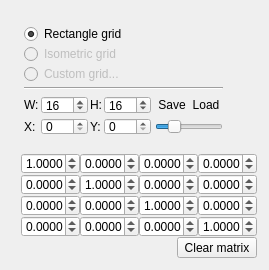
          <widget class="sceneview" name="TheScene" native="true">
           <widget class="QWidgetWithCloseSignal" name="GridSettingsWidget" native="true">
            <property name="geometry">
             <rect>
              <x>18</x>
              <y>18</y>
              <width>211</width>
              <height>127</height>
             </rect>
            </property>
            <layout class="QVBoxLayout" name="verticalLayout_13">
             <property name="spacing">
              <number>0</number>
             </property>
             <property name="margin">
              <number>6</number>
             </property>
             <item>
              <widget class="QRadioButton" name="radioButton">
               <property name="text">
                <string>Rectangle grid</string>
               </property>
               <property name="checked">
                <bool>true</bool>
               </property>
              </widget>
             </item>
             <item>
              <widget class="QRadioButton" name="radioButton_2">
               <property name="enabled">
                <bool>false</bool>
               </property>
               <property name="text">
                <string>Isometric grid</string>
               </property>
              </widget>
             </item>
             <item>
              <widget class="QRadioButton" name="radioButton_3">
               <property name="enabled">
                <bool>false</bool>
               </property>
               <property name="text">
                <string>Custom grid...</string>
               </property>
              </widget>
             </item>
             <item>
              <spacer name="verticalSpacer_2">
               <property name="orientation">
                <enum>Qt::Vertical</enum>
               </property>
               <property name="sizeType">
                <enum>QSizePolicy::Fixed</enum>
               </property>
               <property name="sizeHint" stdset="0">
                <size>
                 <width>20</width>
                 <height>3</height>
                </size>
               </property>
              </spacer>
             </item>
             <item>
              <widget class="Line" name="line_3">
               <property name="orientation">
                <enum>Qt::Horizontal</enum>
               </property>
              </widget>
             </item>
             <item>
              <widget class="QStackedWidget" name="GridStackedWidget">
               <property name="currentIndex">
                <number>0</number>
               </property>
               <widget class="QWidget" name="page">
                <layout class="QVBoxLayout" name="verticalLayout_21">
                 <property name="spacing">
                  <number>0</number>
                 </property>
                 <property name="margin">
                  <number>0</number>
                 </property>
                 <item>
                  <layout class="QGridLayout" name="gridLayout_2">
                   <property name="topMargin">
                    <number>6</number>
                   </property>
                   <property name="bottomMargin">
                    <number>4</number>
                   </property>
                   <property name="horizontalSpacing">
                    <number>2</number>
                   </property>
                   <property name="verticalSpacing">
                    <number>4</number>
                   </property>
                   <item row="0" column="0">
                    <widget class="QLabel" name="label_5">
                     <property name="sizePolicy">
                      <sizepolicy hsizetype="Fixed" vsizetype="Preferred">
                       <horstretch>0</horstretch>
                       <verstretch>0</verstretch>
                      </sizepolicy>
                     </property>
                     <property name="text">
                      <string>W:</string>
                     </property>
                     <property name="buddy">
                      <cstring>GridWSB</cstring>
                     </property>
                    </widget>
                   </item>
                   <item row="0" column="1">
                    <widget class="QSpinBox" name="GridWSB">
                     <property name="maximum">
                      <number>999</number>
                     </property>
                     <property name="value">
                      <number>16</number>
                     </property>
                    </widget>
                   </item>
                   <item row="0" column="2">
                    <widget class="QLabel" name="label_7">
                     <property name="sizePolicy">
                      <sizepolicy hsizetype="Fixed" vsizetype="Preferred">
                       <horstretch>0</horstretch>
                       <verstretch>0</verstretch>
                      </sizepolicy>
                     </property>
                     <property name="text">
                      <string>H:</string>
                     </property>
                     <property name="buddy">
                      <cstring>GridHSB</cstring>
                     </property>
                    </widget>
                   </item>
                   <item row="0" column="3">
                    <widget class="QSpinBox" name="GridHSB">
                     <property name="maximum">
                      <number>999</number>
                     </property>
                     <property name="value">
                      <number>16</number>
                     </property>
                    </widget>
                   </item>
                   <item row="0" column="4">
                    <spacer name="horizontalSpacer_8">
                     <property name="orientation">
                      <enum>Qt::Horizontal</enum>
                     </property>
                     <property name="sizeHint" stdset="0">
                      <size>
                       <width>20</width>
                       <height>20</height>
                      </size>
                     </property>
                    </spacer>
                   </item>
                   <item row="0" column="5">
                    <layout class="QHBoxLayout" name="horizontalLayout_12">
                     <property name="spacing">
                      <number>0</number>
                     </property>
                     <item>
                      <widget class="QToolButton" name="toolButton_7">
                       <property name="text">
                        <string>Save</string>
                       </property>
                       <property name="icon">
                        <iconset resource="../../sharedcode/resources.qrc">
                         <normaloff>:/resources/RES/ffficons/disk.png</normaloff>:/resources/RES/ffficons/disk.png</iconset>
                       </property>
                       <property name="autoRaise">
                        <bool>true</bool>
                       </property>
                      </widget>
                     </item>
                     <item>
                      <widget class="QToolButton" name="toolButton_6">
                       <property name="text">
                        <string>Load</string>
                       </property>
                       <property name="icon">
                        <iconset resource="../../sharedcode/resources.qrc">
                         <normaloff>:/resources/RES/ffficons/folder.png</normaloff>:/resources/RES/ffficons/folder.png</iconset>
                       </property>
                       <property name="autoRaise">
                        <bool>true</bool>
                       </property>
                      </widget>
                     </item>
                    </layout>
                   </item>
                   <item row="1" column="0">
                    <widget class="QLabel" name="label_8">
                     <property name="sizePolicy">
                      <sizepolicy hsizetype="Fixed" vsizetype="Preferred">
                       <horstretch>0</horstretch>
                       <verstretch>0</verstretch>
                      </sizepolicy>
                     </property>
                     <property name="text">
                      <string>X:</string>
                     </property>
                     <property name="buddy">
                      <cstring>GridXSB</cstring>
                     </property>
                    </widget>
                   </item>
                   <item row="1" column="1">
                    <widget class="QSpinBox" name="GridXSB">
                     <property name="maximum">
                      <number>999</number>
                     </property>
                    </widget>
                   </item>
                   <item row="1" column="2">
                    <widget class="QLabel" name="label_9">
                     <property name="sizePolicy">
                      <sizepolicy hsizetype="Fixed" vsizetype="Preferred">
                       <horstretch>0</horstretch>
                       <verstretch>0</verstretch>
                      </sizepolicy>
                     </property>
                     <property name="text">
                      <string>Y:</string>
                     </property>
                     <property name="buddy">
                      <cstring>GridYSB</cstring>
                     </property>
                    </widget>
                   </item>
                   <item row="1" column="3">
                    <widget class="QSpinBox" name="GridYSB">
                     <property name="maximum">
                      <number>999</number>
                     </property>
                    </widget>
                   </item>
                   <item row="1" column="4">
                    <widget class="QPushButton" name="colorButton">
                     <property name="sizePolicy">
                      <sizepolicy hsizetype="Ignored" vsizetype="Ignored">
                       <horstretch>0</horstretch>
                       <verstretch>0</verstretch>
                      </sizepolicy>
                     </property>
                     <property name="text">
                      <string/>
                     </property>
                    </widget>
                   </item>
                   <item row="1" column="5">
                    <widget class="QSlider" name="GridAlphaSlider">
                     <property name="sizePolicy">
                      <sizepolicy hsizetype="Ignored" vsizetype="Fixed">
                       <horstretch>0</horstretch>
                       <verstretch>0</verstretch>
                      </sizepolicy>
                     </property>
                     <property name="maximum">
                      <number>255</number>
                     </property>
                     <property name="singleStep">
                      <number>10</number>
                     </property>
                     <property name="pageStep">
                      <number>20</number>
                     </property>
                     <property name="value">
                      <number>60</number>
                     </property>
                     <property name="orientation">
                      <enum>Qt::Horizontal</enum>
                     </property>
                    </widget>
                   </item>
                  </layout>
                 </item>
                </layout>
               </widget>
               <widget class="QWidget" name="page_2"/>
              </widget>
             </item>
            </layout>
           </widget>
           <widget class="QWidget" name="Matrix" native="true">
            <property name="geometry">
             <rect>
              <x>18</x>
              <y>150</y>
              <width>242</width>
              <height>111</height>
             </rect>
            </property>
            <layout class="QGridLayout" name="gridLayout_5">
             <property name="margin">
              <number>3</number>
             </property>
             <property name="spacing">
              <number>0</number>
             </property>
             <item row="0" column="0">
              <widget class="QDoubleSpinBox" name="m11">
               <property name="sizePolicy">
                <sizepolicy hsizetype="Fixed" vsizetype="Fixed">
                 <horstretch>0</horstretch>
                 <verstretch>0</verstretch>
                </sizepolicy>
               </property>
               <property name="maximumSize">
                <size>
                 <width>60</width>
                 <height>16777215</height>
                </size>
               </property>
               <property name="decimals">
                <number>4</number>
               </property>
               <property name="minimum">
                <double>-1000000.000000000000000</double>
               </property>
               <property name="maximum">
                <double>1000000.000000000000000</double>
               </property>
               <property name="singleStep">
                <double>0.500000000000000</double>
               </property>
               <property name="value">
                <double>1.000000000000000</double>
               </property>
              </widget>
             </item>
             <item row="0" column="1">
              <widget class="QDoubleSpinBox" name="m12">
               <property name="sizePolicy">
                <sizepolicy hsizetype="Fixed" vsizetype="Fixed">
                 <horstretch>0</horstretch>
                 <verstretch>0</verstretch>
                </sizepolicy>
               </property>
               <property name="maximumSize">
                <size>
                 <width>60</width>
                 <height>16777215</height>
                </size>
               </property>
               <property name="decimals">
                <number>4</number>
               </property>
               <property name="minimum">
                <double>-1000000.000000000000000</double>
               </property>
               <property name="maximum">
                <double>1000000.000000000000000</double>
               </property>
               <property name="singleStep">
                <double>0.500000000000000</double>
               </property>
              </widget>
             </item>
             <item row="0" column="2">
              <widget class="QDoubleSpinBox" name="m13">
               <property name="sizePolicy">
                <sizepolicy hsizetype="Fixed" vsizetype="Fixed">
                 <horstretch>0</horstretch>
                 <verstretch>0</verstretch>
                </sizepolicy>
               </property>
               <property name="maximumSize">
                <size>
                 <width>60</width>
                 <height>16777215</height>
                </size>
               </property>
               <property name="decimals">
                <number>4</number>
               </property>
               <property name="minimum">
                <double>-1000000.000000000000000</double>
               </property>
               <property name="maximum">
                <double>1000000.000000000000000</double>
               </property>
               <property name="singleStep">
                <double>0.500000000000000</double>
               </property>
              </widget>
             </item>
             <item row="0" column="3">
              <widget class="QDoubleSpinBox" name="m14">
               <property name="sizePolicy">
                <sizepolicy hsizetype="Fixed" vsizetype="Fixed">
                 <horstretch>0</horstretch>
                 <verstretch>0</verstretch>
                </sizepolicy>
               </property>
               <property name="maximumSize">
                <size>
                 <width>60</width>
                 <height>16777215</height>
                </size>
               </property>
               <property name="decimals">
                <number>4</number>
               </property>
               <property name="minimum">
                <double>-1000000.000000000000000</double>
               </property>
               <property name="maximum">
                <double>1000000.000000000000000</double>
               </property>
               <property name="singleStep">
                <double>0.500000000000000</double>
               </property>
              </widget>
             </item>
             <item row="1" column="0">
              <widget class="QDoubleSpinBox" name="m21">
               <property name="sizePolicy">
                <sizepolicy hsizetype="Fixed" vsizetype="Fixed">
                 <horstretch>0</horstretch>
                 <verstretch>0</verstretch>
                </sizepolicy>
               </property>
               <property name="maximumSize">
                <size>
                 <width>60</width>
                 <height>16777215</height>
                </size>
               </property>
               <property name="decimals">
                <number>4</number>
               </property>
               <property name="minimum">
                <double>-1000000.000000000000000</double>
               </property>
               <property name="maximum">
                <double>1000000.000000000000000</double>
               </property>
               <property name="singleStep">
                <double>0.500000000000000</double>
               </property>
              </widget>
             </item>
             <item row="2" column="0">
              <widget class="QDoubleSpinBox" name="m31">
               <property name="sizePolicy">
                <sizepolicy hsizetype="Fixed" vsizetype="Fixed">
                 <horstretch>0</horstretch>
                 <verstretch>0</verstretch>
                </sizepolicy>
               </property>
               <property name="maximumSize">
                <size>
                 <width>60</width>
                 <height>16777215</height>
                </size>
               </property>
               <property name="decimals">
                <number>4</number>
               </property>
               <property name="minimum">
                <double>-1000000.000000000000000</double>
               </property>
               <property name="maximum">
                <double>1000000.000000000000000</double>
               </property>
               <property name="singleStep">
                <double>0.500000000000000</double>
               </property>
              </widget>
             </item>
             <item row="3" column="0">
              <widget class="QDoubleSpinBox" name="m41">
               <property name="sizePolicy">
                <sizepolicy hsizetype="Fixed" vsizetype="Fixed">
                 <horstretch>0</horstretch>
                 <verstretch>0</verstretch>
                </sizepolicy>
               </property>
               <property name="maximumSize">
                <size>
                 <width>60</width>
                 <height>16777215</height>
                </size>
               </property>
               <property name="decimals">
                <number>4</number>
               </property>
               <property name="minimum">
                <double>-1000000.000000000000000</double>
               </property>
               <property name="maximum">
                <double>1000000.000000000000000</double>
               </property>
               <property name="singleStep">
                <double>0.500000000000000</double>
               </property>
              </widget>
             </item>
             <item row="1" column="1">
              <widget class="QDoubleSpinBox" name="m22">
               <property name="sizePolicy">
                <sizepolicy hsizetype="Fixed" vsizetype="Fixed">
                 <horstretch>0</horstretch>
                 <verstretch>0</verstretch>
                </sizepolicy>
               </property>
               <property name="maximumSize">
                <size>
                 <width>60</width>
                 <height>16777215</height>
                </size>
               </property>
               <property name="decimals">
                <number>4</number>
               </property>
               <property name="minimum">
                <double>-1000000.000000000000000</double>
               </property>
               <property name="maximum">
                <double>1000000.000000000000000</double>
               </property>
               <property name="singleStep">
                <double>0.500000000000000</double>
               </property>
               <property name="value">
                <double>1.000000000000000</double>
               </property>
              </widget>
             </item>
             <item row="1" column="2">
              <widget class="QDoubleSpinBox" name="m23">
               <property name="sizePolicy">
                <sizepolicy hsizetype="Fixed" vsizetype="Fixed">
                 <horstretch>0</horstretch>
                 <verstretch>0</verstretch>
                </sizepolicy>
               </property>
               <property name="maximumSize">
                <size>
                 <width>60</width>
                 <height>16777215</height>
                </size>
               </property>
               <property name="decimals">
                <number>4</number>
               </property>
               <property name="minimum">
                <double>-1000000.000000000000000</double>
               </property>
               <property name="maximum">
                <double>1000000.000000000000000</double>
               </property>
               <property name="singleStep">
                <double>0.500000000000000</double>
               </property>
              </widget>
             </item>
             <item row="1" column="3">
              <widget class="QDoubleSpinBox" name="m24">
               <property name="sizePolicy">
                <sizepolicy hsizetype="Fixed" vsizetype="Fixed">
                 <horstretch>0</horstretch>
                 <verstretch>0</verstretch>
                </sizepolicy>
               </property>
               <property name="maximumSize">
                <size>
                 <width>60</width>
                 <height>16777215</height>
                </size>
               </property>
               <property name="decimals">
                <number>4</number>
               </property>
               <property name="minimum">
                <double>-1000000.000000000000000</double>
               </property>
               <property name="maximum">
                <double>1000000.000000000000000</double>
               </property>
               <property name="singleStep">
                <double>0.500000000000000</double>
               </property>
              </widget>
             </item>
             <item row="2" column="1">
              <widget class="QDoubleSpinBox" name="m32">
               <property name="sizePolicy">
                <sizepolicy hsizetype="Fixed" vsizetype="Fixed">
                 <horstretch>0</horstretch>
                 <verstretch>0</verstretch>
                </sizepolicy>
               </property>
               <property name="maximumSize">
                <size>
                 <width>60</width>
                 <height>16777215</height>
                </size>
               </property>
               <property name="decimals">
                <number>4</number>
               </property>
               <property name="minimum">
                <double>-1000000.000000000000000</double>
               </property>
               <property name="maximum">
                <double>1000000.000000000000000</double>
               </property>
               <property name="singleStep">
                <double>0.500000000000000</double>
               </property>
              </widget>
             </item>
             <item row="2" column="2">
              <widget class="QDoubleSpinBox" name="m33">
               <property name="sizePolicy">
                <sizepolicy hsizetype="Fixed" vsizetype="Fixed">
                 <horstretch>0</horstretch>
                 <verstretch>0</verstretch>
                </sizepolicy>
               </property>
               <property name="maximumSize">
                <size>
                 <width>60</width>
                 <height>16777215</height>
                </size>
               </property>
               <property name="decimals">
                <number>4</number>
               </property>
               <property name="minimum">
                <double>-1000000.000000000000000</double>
               </property>
               <property name="maximum">
                <double>1000000.000000000000000</double>
               </property>
               <property name="singleStep">
                <double>0.500000000000000</double>
               </property>
               <property name="value">
                <double>1.000000000000000</double>
               </property>
              </widget>
             </item>
             <item row="2" column="3">
              <widget class="QDoubleSpinBox" name="m34">
               <property name="sizePolicy">
                <sizepolicy hsizetype="Fixed" vsizetype="Fixed">
                 <horstretch>0</horstretch>
                 <verstretch>0</verstretch>
                </sizepolicy>
               </property>
               <property name="maximumSize">
                <size>
                 <width>60</width>
                 <height>16777215</height>
                </size>
               </property>
               <property name="decimals">
                <number>4</number>
               </property>
               <property name="minimum">
                <double>-1000000.000000000000000</double>
               </property>
               <property name="maximum">
                <double>1000000.000000000000000</double>
               </property>
               <property name="singleStep">
                <double>0.500000000000000</double>
               </property>
              </widget>
             </item>
             <item row="3" column="1">
              <widget class="QDoubleSpinBox" name="m42">
               <property name="sizePolicy">
                <sizepolicy hsizetype="Fixed" vsizetype="Fixed">
                 <horstretch>0</horstretch>
                 <verstretch>0</verstretch>
                </sizepolicy>
               </property>
               <property name="maximumSize">
                <size>
                 <width>60</width>
                 <height>16777215</height>
                </size>
               </property>
               <property name="decimals">
                <number>4</number>
               </property>
               <property name="minimum">
                <double>-1000000.000000000000000</double>
               </property>
               <property name="maximum">
                <double>1000000.000000000000000</double>
               </property>
               <property name="singleStep">
                <double>0.500000000000000</double>
               </property>
              </widget>
             </item>
             <item row="3" column="2">
              <widget class="QDoubleSpinBox" name="m43">
               <property name="sizePolicy">
                <sizepolicy hsizetype="Fixed" vsizetype="Fixed">
                 <horstretch>0</horstretch>
                 <verstretch>0</verstretch>
                </sizepolicy>
               </property>
               <property name="maximumSize">
                <size>
                 <width>60</width>
                 <height>16777215</height>
                </size>
               </property>
               <property name="decimals">
                <number>4</number>
               </property>
               <property name="minimum">
                <double>-1000000.000000000000000</double>
               </property>
               <property name="maximum">
                <double>1000000.000000000000000</double>
               </property>
               <property name="singleStep">
                <double>0.500000000000000</double>
               </property>
              </widget>
             </item>
             <item row="3" column="3">
              <widget class="QDoubleSpinBox" name="m44">
               <property name="sizePolicy">
                <sizepolicy hsizetype="Fixed" vsizetype="Fixed">
                 <horstretch>0</horstretch>
                 <verstretch>0</verstretch>
                </sizepolicy>
               </property>
               <property name="maximumSize">
                <size>
                 <width>60</width>
                 <height>16777215</height>
                </size>
               </property>
               <property name="decimals">
                <number>4</number>
               </property>
               <property name="minimum">
                <double>-1000000.000000000000000</double>
               </property>
               <property name="maximum">
                <double>1000000.000000000000000</double>
               </property>
               <property name="singleStep">
                <double>0.500000000000000</double>
               </property>
               <property name="value">
                <double>1.000000000000000</double>
               </property>
              </widget>
             </item>
             <item row="4" column="0" colspan="4">
              <layout class="QHBoxLayout" name="horizontalLayout_9">
               <item>
                <spacer name="horizontalSpacer_9">
                 <property name="orientation">
                  <enum>Qt::Horizontal</enum>
                 </property>
                 <property name="sizeHint" stdset="0">
                  <size>
                   <width>40</width>
                   <height>20</height>
                  </size>
                 </property>
                </spacer>
               </item>
               <item>
                <widget class="QPushButton" name="DefaultMatrix">
                 <property name="sizePolicy">
                  <sizepolicy hsizetype="Fixed" vsizetype="Fixed">
                   <horstretch>0</horstretch>
                   <verstretch>0</verstretch>
                  </sizepolicy>
                 </property>
                 <property name="text">
                  <string>Clear matrix</string>
                 </property>
                </widget>
               </item>
              </layout>
             </item>
            </layout>
           </widget>
          </widget>
